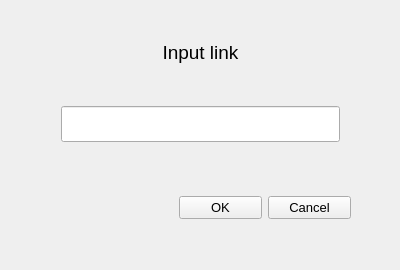
<?xml version="1.0" encoding="UTF-8"?>
<ui version="4.0">
 <class>Form</class>
 <widget class="QWidget" name="Form">
  <property name="geometry">
   <rect>
    <x>0</x>
    <y>0</y>
    <width>400</width>
    <height>270</height>
   </rect>
  </property>
  <property name="minimumSize">
   <size>
    <width>400</width>
    <height>270</height>
   </size>
  </property>
  <property name="maximumSize">
   <size>
    <width>400</width>
    <height>270</height>
   </size>
  </property>
  <property name="windowTitle">
   <string>Form</string>
  </property>
  <widget class="QWidget" name="verticalLayoutWidget">
   <property name="geometry">
    <rect>
     <x>0</x>
     <y>0</y>
     <width>401</width>
     <height>271</height>
    </rect>
   </property>
   <layout class="QVBoxLayout" name="verticalLayout" stretch="2,3,1,4,1">
    <property name="leftMargin">
     <number>5</number>
    </property>
    <property name="topMargin">
     <number>5</number>
    </property>
    <property name="rightMargin">
     <number>5</number>
    </property>
    <property name="bottomMargin">
     <number>5</number>
    </property>
    <item>
     <widget class="QLabel" name="label_input_link">
      <property name="font">
       <font>
        <pointsize>14</pointsize>
       </font>
      </property>
      <property name="text">
       <string>Input link</string>
      </property>
      <property name="alignment">
       <set>Qt::AlignCenter</set>
      </property>
     </widget>
    </item>
    <item>
     <layout class="QHBoxLayout" name="horizontalLayout_2" stretch="1,5,1">
      <item>
       <spacer name="horizontalSpacer_2">
        <property name="orientation">
         <enum>Qt::Horizontal</enum>
        </property>
        <property name="sizeHint" stdset="0">
         <size>
          <width>40</width>
          <height>20</height>
         </size>
        </property>
       </spacer>
      </item>
      <item>
       <widget class="QLineEdit" name="lineEdit">
        <property name="font">
         <font>
          <pointsize>14</pointsize>
         </font>
        </property>
        <property name="styleSheet">
         <string notr="true">height: 30px;</string>
        </property>
       </widget>
      </item>
      <item>
       <spacer name="horizontalSpacer_3">
        <property name="orientation">
         <enum>Qt::Horizontal</enum>
        </property>
        <property name="sizeHint" stdset="0">
         <size>
          <width>40</width>
          <height>20</height>
         </size>
        </property>
       </spacer>
      </item>
     </layout>
    </item>
    <item>
     <spacer name="verticalSpacer_3">
      <property name="orientation">
       <enum>Qt::Vertical</enum>
      </property>
      <property name="sizeHint" stdset="0">
       <size>
        <width>20</width>
        <height>40</height>
       </size>
      </property>
     </spacer>
    </item>
    <item>
     <layout class="QHBoxLayout" name="horizontalLayout">
      <property name="rightMargin">
       <number>45</number>
      </property>
      <item>
       <spacer name="horizontalSpacer">
        <property name="orientation">
         <enum>Qt::Horizontal</enum>
        </property>
        <property name="sizeHint" stdset="0">
         <size>
          <width>40</width>
          <height>20</height>
         </size>
        </property>
       </spacer>
      </item>
      <item>
       <widget class="QPushButton" name="pushButton_OK">
        <property name="font">
         <font>
          <pointsize>10</pointsize>
         </font>
        </property>
        <property name="styleSheet">
         <string notr="true">width: 75px;</string>
        </property>
        <property name="text">
         <string>OK</string>
        </property>
       </widget>
      </item>
      <item>
       <widget class="QPushButton" name="pushButton_Cancel">
        <property name="font">
         <font>
          <pointsize>10</pointsize>
         </font>
        </property>
        <property name="styleSheet">
         <string notr="true">width: 75px;</string>
        </property>
        <property name="text">
         <string>Cancel</string>
        </property>
       </widget>
      </item>
     </layout>
    </item>
    <item>
     <spacer name="verticalSpacer_2">
      <property name="orientation">
       <enum>Qt::Vertical</enum>
      </property>
      <property name="sizeHint" stdset="0">
       <size>
        <width>20</width>
        <height>40</height>
       </size>
      </property>
     </spacer>
    </item>
   </layout>
  </widget>
 </widget>
 <resources/>
 <connections/>
</ui>
